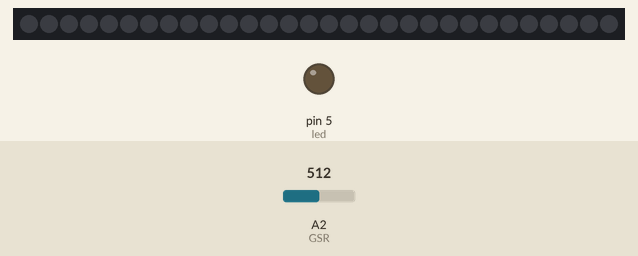
Recording of a sketch running on a simulated Arduino Uno, built with avr-gcc and run on an emulated ATmega328P. On the bench: 30 RGB LEDs in strip order, left to right, output pins drawn as LEDs (lit = HIGH). Inputs (shaded band) come from the test bench; at power-on: A2 (GSR) = 512.

Above: at 1.2 s.
1.3 s: A2 (GSR) set to 122
At 2.4 s:
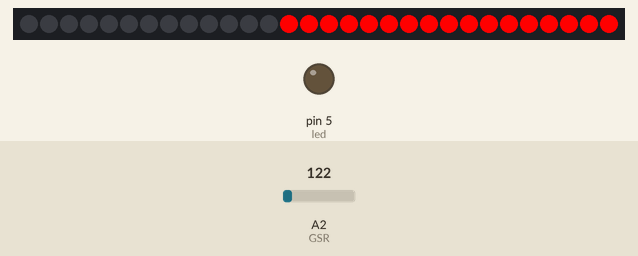
2.8 s: A2 (GSR) set to 20
At 3.8 s:
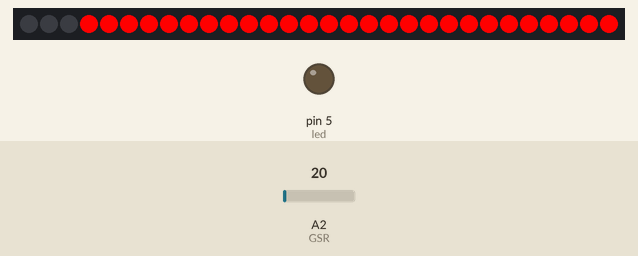
4.3 s: A2 (GSR) set to 306
At 5.1 s:
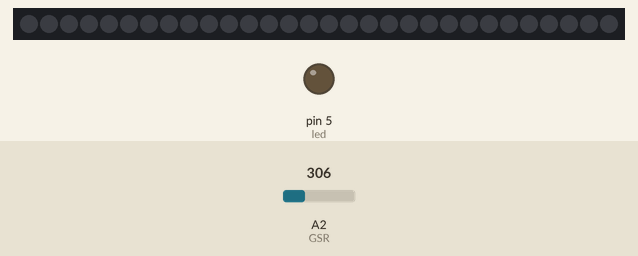
Timing chart, 0 to 7.3 s (numbered marks = the images above; inputs shaded):
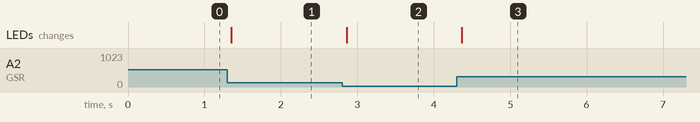

Measured:
- after the input at 1.3 s, the LEDs: change after 0.05 s (image 1)
- after the input at 2.8 s, the LEDs: change after 0.06 s (image 2)
- after the input at 4.3 s, the LEDs: change after 0.06 s (image 3)

The sketch:

Clap_o_meter.ino
```cpp
#include <Adafruit_NeoPixel.h>

#define PIN      6
#define N_LEDS 30

Adafruit_NeoPixel strip = Adafruit_NeoPixel(N_LEDS, PIN, NEO_GRB + NEO_KHZ800);

const int GSR=A2;
int threshold=0;
int sensorValue;

int led = 5;

void setup(){
  strip.begin();
  strip.show();
  long sum=0;
  //Serial.begin(9600);
  //delay(1000);

  pinMode(led, OUTPUT);
}
void loop(){
  sensorValue=analogRead(GSR);
  //Serial.print("sensorValue=");
  //Serial.println(sensorValue);
  int LED_map = map(sensorValue,0, 300, 0, 30);
  numberofLEDS(LED_map);
  //delay(500);
}
/*
  if (sensorValue < 400 && sensorValue > 300) {
    numberofLEDS(1);
    strip.setPixelColor(0, 255, 0, 0);
    strip.setPixelColor(1, 0, 0, 0);
    strip.setPixelColor(2, 0, 0, 0);
    strip.setPixelColor(3, 0, 0, 0);
    strip.show();
  }else if (sensorValue < 300 && sensorValue > 200) {

    strip.setPixelColor(0, 255, 0, 0);
    strip.setPixelColor(1, 255, 0, 0);
    strip.setPixelColor(2, 0, 0, 0);
    strip.setPixelColor(3, 0, 0, 0);
    strip.show();
  }else if (sensorValue < 200 && sensorValue > 100) {
    strip.setPixelColor(0, 255, 0, 0);
    strip.setPixelColor(1, 255, 0, 0);
    strip.setPixelColor(2, 255, 0, 0);
    strip.setPixelColor(3, 0, 0, 0);
    strip.show();
  }else if (sensorValue < 100) {
    strip.setPixelColor(0, 255, 0, 0);
    strip.setPixelColor(1, 255, 0, 0);
    strip.setPixelColor(2, 255, 0, 0);
    strip.setPixelColor(3, 255, 0, 0);
    strip.show();
  }
  strip.show();

}
*/
void numberofLEDS(int num){
  for(int i=1; i <= num; i++){
  strip.setPixelColor(i-1, 0, 0, 0);
  strip.show();
  }
  for(int j=num+1; j <= 30; j++){
  strip.setPixelColor(j, 255, 0, 0);
  strip.show();
  }
}
```
